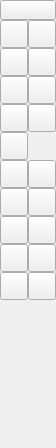
<?xml version="1.0" encoding="UTF-8"?>
<ui version="4.0">
 <class>QG_CadToolBarModify</class>
 <widget class="QWidget" name="QG_CadToolBarModify">
  <property name="geometry">
   <rect>
    <x>0</x>
    <y>0</y>
    <width>56</width>
    <height>448</height>
   </rect>
  </property>
  <property name="sizePolicy">
   <sizepolicy hsizetype="Fixed" vsizetype="Minimum">
    <horstretch>0</horstretch>
    <verstretch>0</verstretch>
   </sizepolicy>
  </property>
  <property name="minimumSize">
   <size>
    <width>56</width>
    <height>336</height>
   </size>
  </property>
  <property name="windowTitle">
   <string>Modify</string>
  </property>
  <widget class="QToolButton" name="bBack">
   <property name="geometry">
    <rect>
     <x>0</x>
     <y>0</y>
     <width>56</width>
     <height>20</height>
    </rect>
   </property>
   <property name="toolTip">
    <string>Back to main menu</string>
   </property>
   <property name="text">
    <string/>
   </property>
   <property name="icon">
    <iconset resource="../../../res/extui/extui.qrc">
     <normaloff>:/extui/back.png</normaloff>:/extui/back.png</iconset>
   </property>
  </widget>
  <widget class="QToolButton" name="bStretch">
   <property name="geometry">
    <rect>
     <x>28</x>
     <y>188</y>
     <width>28</width>
     <height>28</height>
    </rect>
   </property>
   <property name="toolTip">
    <string>Stretch</string>
   </property>
   <property name="text">
    <string/>
   </property>
   <property name="icon">
    <iconset resource="../../../res/extui/extui.qrc">
     <normaloff>:/extui/modifystretch.png</normaloff>:/extui/modifystretch.png</iconset>
   </property>
  </widget>
  <widget class="QToolButton" name="bRound">
   <property name="geometry">
    <rect>
     <x>28</x>
     <y>160</y>
     <width>28</width>
     <height>28</height>
    </rect>
   </property>
   <property name="toolTip">
    <string>Round</string>
   </property>
   <property name="text">
    <string/>
   </property>
   <property name="icon">
    <iconset resource="../../../res/extui/extui.qrc">
     <normaloff>:/extui/modifyround.png</normaloff>:/extui/modifyround.png</iconset>
   </property>
  </widget>
  <widget class="QToolButton" name="bBevel">
   <property name="geometry">
    <rect>
     <x>0</x>
     <y>160</y>
     <width>28</width>
     <height>28</height>
    </rect>
   </property>
   <property name="toolTip">
    <string>Bevel</string>
   </property>
   <property name="text">
    <string/>
   </property>
   <property name="icon">
    <iconset resource="../../../res/extui/extui.qrc">
     <normaloff>:/extui/modifybevel.png</normaloff>:/extui/modifybevel.png</iconset>
   </property>
  </widget>
  <widget class="QToolButton" name="bTrimAmount">
   <property name="geometry">
    <rect>
     <x>0</x>
     <y>132</y>
     <width>28</width>
     <height>28</height>
    </rect>
   </property>
   <property name="toolTip">
    <string>Trim by amount</string>
   </property>
   <property name="text">
    <string/>
   </property>
   <property name="icon">
    <iconset resource="../../../res/extui/extui.qrc">
     <normaloff>:/extui/modifytrimamount.png</normaloff>:/extui/modifytrimamount.png</iconset>
   </property>
  </widget>
  <widget class="QToolButton" name="bTrim">
   <property name="geometry">
    <rect>
     <x>0</x>
     <y>104</y>
     <width>28</width>
     <height>28</height>
    </rect>
   </property>
   <property name="toolTip">
    <string>Trim / Extend</string>
   </property>
   <property name="text">
    <string/>
   </property>
   <property name="icon">
    <iconset resource="../../../res/extui/extui.qrc">
     <normaloff>:/extui/modifytrim.png</normaloff>:/extui/modifytrim.png</iconset>
   </property>
  </widget>
  <widget class="QToolButton" name="bDelete">
   <property name="geometry">
    <rect>
     <x>0</x>
     <y>244</y>
     <width>28</width>
     <height>28</height>
    </rect>
   </property>
   <property name="toolTip">
    <string>Delete</string>
   </property>
   <property name="text">
    <string/>
   </property>
   <property name="icon">
    <iconset resource="../../../res/extui/extui.qrc">
     <normaloff>:/extui/modifydelete.png</normaloff>:/extui/modifydelete.png</iconset>
   </property>
  </widget>
  <widget class="QToolButton" name="bAttributes">
   <property name="geometry">
    <rect>
     <x>28</x>
     <y>216</y>
     <width>28</width>
     <height>28</height>
    </rect>
   </property>
   <property name="toolTip">
    <string>Edit Entity Attributes</string>
   </property>
   <property name="text">
    <string/>
   </property>
   <property name="icon">
    <iconset resource="../../../res/extui/extui.qrc">
     <normaloff>:/extui/modifyattributes.png</normaloff>:/extui/modifyattributes.png</iconset>
   </property>
  </widget>
  <widget class="QToolButton" name="bMirror">
   <property name="geometry">
    <rect>
     <x>28</x>
     <y>48</y>
     <width>28</width>
     <height>28</height>
    </rect>
   </property>
   <property name="toolTip">
    <string>Mirror</string>
   </property>
   <property name="text">
    <string/>
   </property>
   <property name="icon">
    <iconset resource="../../../res/extui/extui.qrc">
     <normaloff>:/extui/modifymirror.png</normaloff>:/extui/modifymirror.png</iconset>
   </property>
  </widget>
  <widget class="QToolButton" name="bScale">
   <property name="geometry">
    <rect>
     <x>0</x>
     <y>48</y>
     <width>28</width>
     <height>28</height>
    </rect>
   </property>
   <property name="toolTip">
    <string>Scale</string>
   </property>
   <property name="text">
    <string/>
   </property>
   <property name="icon">
    <iconset resource="../../../res/extui/extui.qrc">
     <normaloff>:/extui/modifyscale.png</normaloff>:/extui/modifyscale.png</iconset>
   </property>
  </widget>
  <widget class="QToolButton" name="bRotate">
   <property name="geometry">
    <rect>
     <x>28</x>
     <y>20</y>
     <width>28</width>
     <height>28</height>
    </rect>
   </property>
   <property name="toolTip">
    <string>Rotate</string>
   </property>
   <property name="text">
    <string/>
   </property>
   <property name="icon">
    <iconset resource="../../../res/extui/extui.qrc">
     <normaloff>:/extui/modifyrotate.png</normaloff>:/extui/modifyrotate.png</iconset>
   </property>
  </widget>
  <widget class="QToolButton" name="bMove">
   <property name="geometry">
    <rect>
     <x>0</x>
     <y>20</y>
     <width>28</width>
     <height>28</height>
    </rect>
   </property>
   <property name="toolTip">
    <string>Move / Copy</string>
   </property>
   <property name="text">
    <string/>
   </property>
   <property name="icon">
    <iconset resource="../../../res/extui/extui.qrc">
     <normaloff>:/extui/modifymove.png</normaloff>:/extui/modifymove.png</iconset>
   </property>
  </widget>
  <widget class="QToolButton" name="bMoveRotate">
   <property name="geometry">
    <rect>
     <x>0</x>
     <y>76</y>
     <width>28</width>
     <height>28</height>
    </rect>
   </property>
   <property name="toolTip">
    <string>Move and Rotate</string>
   </property>
   <property name="text">
    <string/>
   </property>
   <property name="icon">
    <iconset resource="../../../res/extui/extui.qrc">
     <normaloff>:/extui/modifymoverotate.png</normaloff>:/extui/modifymoverotate.png</iconset>
   </property>
  </widget>
  <widget class="QToolButton" name="bRotate2">
   <property name="geometry">
    <rect>
     <x>28</x>
     <y>76</y>
     <width>28</width>
     <height>28</height>
    </rect>
   </property>
   <property name="toolTip">
    <string>Rotate Two</string>
   </property>
   <property name="text">
    <string/>
   </property>
   <property name="icon">
    <iconset resource="../../../res/extui/extui.qrc">
     <normaloff>:/extui/modifyrotate2.png</normaloff>:/extui/modifyrotate2.png</iconset>
   </property>
  </widget>
  <widget class="QToolButton" name="bTrim2">
   <property name="geometry">
    <rect>
     <x>28</x>
     <y>104</y>
     <width>28</width>
     <height>28</height>
    </rect>
   </property>
   <property name="toolTip">
    <string>Trim / Extend two</string>
   </property>
   <property name="text">
    <string/>
   </property>
   <property name="icon">
    <iconset resource="../../../res/extui/extui.qrc">
     <normaloff>:/extui/modifytrim2.png</normaloff>:/extui/modifytrim2.png</iconset>
   </property>
  </widget>
  <widget class="QToolButton" name="bCut">
   <property name="geometry">
    <rect>
     <x>0</x>
     <y>188</y>
     <width>28</width>
     <height>28</height>
    </rect>
   </property>
   <property name="toolTip">
    <string>Divide</string>
   </property>
   <property name="text">
    <string/>
   </property>
   <property name="icon">
    <iconset resource="../../../res/extui/extui.qrc">
     <normaloff>:/extui/modifycut.png</normaloff>:/extui/modifycut.png</iconset>
   </property>
  </widget>
  <widget class="QToolButton" name="bExplode">
   <property name="geometry">
    <rect>
     <x>28</x>
     <y>244</y>
     <width>28</width>
     <height>28</height>
    </rect>
   </property>
   <property name="toolTip">
    <string>Explode</string>
   </property>
   <property name="text">
    <string/>
   </property>
   <property name="icon">
    <iconset resource="../../../res/extui/extui.qrc">
     <normaloff>:/extui/modifyexplode.png</normaloff>:/extui/modifyexplode.png</iconset>
   </property>
  </widget>
  <widget class="QToolButton" name="bExplodeText">
   <property name="geometry">
    <rect>
     <x>0</x>
     <y>272</y>
     <width>28</width>
     <height>28</height>
    </rect>
   </property>
   <property name="toolTip">
    <string>Explode Text into Letters</string>
   </property>
   <property name="text">
    <string/>
   </property>
   <property name="icon">
    <iconset resource="../../../res/extui/extui.qrc">
     <normaloff>:/extui/modifyexplodetext.png</normaloff>:/extui/modifyexplodetext.png</iconset>
   </property>
  </widget>
  <widget class="QToolButton" name="bEntity">
   <property name="geometry">
    <rect>
     <x>0</x>
     <y>216</y>
     <width>28</width>
     <height>28</height>
    </rect>
   </property>
   <property name="toolTip">
    <string>Edit Entity Geometry</string>
   </property>
   <property name="text">
    <string/>
   </property>
   <property name="icon">
    <iconset resource="../../../res/extui/extui.qrc">
     <normaloff>:/extui/modifyentity.png</normaloff>:/extui/modifyentity.png</iconset>
   </property>
  </widget>
  <widget class="QToolButton" name="bEntityText">
   <property name="geometry">
    <rect>
     <x>28</x>
     <y>272</y>
     <width>28</width>
     <height>28</height>
    </rect>
   </property>
   <property name="toolTip">
    <string>Edit Text</string>
   </property>
   <property name="text">
    <string/>
   </property>
   <property name="icon">
    <iconset resource="../../../res/extui/extui.qrc">
     <normaloff>:/extui/modifytext.png</normaloff>:/extui/modifytext.png</iconset>
   </property>
  </widget>
 </widget>
 <layoutdefault spacing="6" margin="11"/>
 <resources>
  <include location="../../../res/extui/extui.qrc"/>
 </resources>
 <connections>
  <connection>
   <sender>bMove</sender>
   <signal>clicked()</signal>
   <receiver>QG_CadToolBarModify</receiver>
   <slot>modifyMove()</slot>
   <hints>
    <hint type="sourcelabel">
     <x>20</x>
     <y>20</y>
    </hint>
    <hint type="destinationlabel">
     <x>20</x>
     <y>20</y>
    </hint>
   </hints>
  </connection>
  <connection>
   <sender>bBack</sender>
   <signal>clicked()</signal>
   <receiver>QG_CadToolBarModify</receiver>
   <slot>back()</slot>
   <hints>
    <hint type="sourcelabel">
     <x>20</x>
     <y>20</y>
    </hint>
    <hint type="destinationlabel">
     <x>20</x>
     <y>20</y>
    </hint>
   </hints>
  </connection>
  <connection>
   <sender>bRotate</sender>
   <signal>clicked()</signal>
   <receiver>QG_CadToolBarModify</receiver>
   <slot>modifyRotate()</slot>
   <hints>
    <hint type="sourcelabel">
     <x>20</x>
     <y>20</y>
    </hint>
    <hint type="destinationlabel">
     <x>20</x>
     <y>20</y>
    </hint>
   </hints>
  </connection>
  <connection>
   <sender>bEntity</sender>
   <signal>clicked()</signal>
   <receiver>QG_CadToolBarModify</receiver>
   <slot>modifyEntity()</slot>
   <hints>
    <hint type="sourcelabel">
     <x>20</x>
     <y>20</y>
    </hint>
    <hint type="destinationlabel">
     <x>20</x>
     <y>20</y>
    </hint>
   </hints>
  </connection>
  <connection>
   <sender>bScale</sender>
   <signal>clicked()</signal>
   <receiver>QG_CadToolBarModify</receiver>
   <slot>modifyScale()</slot>
   <hints>
    <hint type="sourcelabel">
     <x>20</x>
     <y>20</y>
    </hint>
    <hint type="destinationlabel">
     <x>20</x>
     <y>20</y>
    </hint>
   </hints>
  </connection>
  <connection>
   <sender>bDelete</sender>
   <signal>clicked()</signal>
   <receiver>QG_CadToolBarModify</receiver>
   <slot>modifyDelete()</slot>
   <hints>
    <hint type="sourcelabel">
     <x>20</x>
     <y>20</y>
    </hint>
    <hint type="destinationlabel">
     <x>20</x>
     <y>20</y>
    </hint>
   </hints>
  </connection>
  <connection>
   <sender>bTrim</sender>
   <signal>clicked()</signal>
   <receiver>QG_CadToolBarModify</receiver>
   <slot>modifyTrim()</slot>
   <hints>
    <hint type="sourcelabel">
     <x>20</x>
     <y>20</y>
    </hint>
    <hint type="destinationlabel">
     <x>20</x>
     <y>20</y>
    </hint>
   </hints>
  </connection>
  <connection>
   <sender>bMirror</sender>
   <signal>clicked()</signal>
   <receiver>QG_CadToolBarModify</receiver>
   <slot>modifyMirror()</slot>
   <hints>
    <hint type="sourcelabel">
     <x>20</x>
     <y>20</y>
    </hint>
    <hint type="destinationlabel">
     <x>20</x>
     <y>20</y>
    </hint>
   </hints>
  </connection>
  <connection>
   <sender>bTrim2</sender>
   <signal>clicked()</signal>
   <receiver>QG_CadToolBarModify</receiver>
   <slot>modifyTrim2()</slot>
   <hints>
    <hint type="sourcelabel">
     <x>20</x>
     <y>20</y>
    </hint>
    <hint type="destinationlabel">
     <x>20</x>
     <y>20</y>
    </hint>
   </hints>
  </connection>
  <connection>
   <sender>bMoveRotate</sender>
   <signal>clicked()</signal>
   <receiver>QG_CadToolBarModify</receiver>
   <slot>modifyMoveRotate()</slot>
   <hints>
    <hint type="sourcelabel">
     <x>20</x>
     <y>20</y>
    </hint>
    <hint type="destinationlabel">
     <x>20</x>
     <y>20</y>
    </hint>
   </hints>
  </connection>
  <connection>
   <sender>bTrimAmount</sender>
   <signal>clicked()</signal>
   <receiver>QG_CadToolBarModify</receiver>
   <slot>modifyTrimAmount()</slot>
   <hints>
    <hint type="sourcelabel">
     <x>20</x>
     <y>20</y>
    </hint>
    <hint type="destinationlabel">
     <x>20</x>
     <y>20</y>
    </hint>
   </hints>
  </connection>
  <connection>
   <sender>bCut</sender>
   <signal>clicked()</signal>
   <receiver>QG_CadToolBarModify</receiver>
   <slot>modifyCut()</slot>
   <hints>
    <hint type="sourcelabel">
     <x>20</x>
     <y>20</y>
    </hint>
    <hint type="destinationlabel">
     <x>20</x>
     <y>20</y>
    </hint>
   </hints>
  </connection>
  <connection>
   <sender>bRotate2</sender>
   <signal>clicked()</signal>
   <receiver>QG_CadToolBarModify</receiver>
   <slot>modifyRotate2()</slot>
   <hints>
    <hint type="sourcelabel">
     <x>20</x>
     <y>20</y>
    </hint>
    <hint type="destinationlabel">
     <x>20</x>
     <y>20</y>
    </hint>
   </hints>
  </connection>
  <connection>
   <sender>bStretch</sender>
   <signal>clicked()</signal>
   <receiver>QG_CadToolBarModify</receiver>
   <slot>modifyStretch()</slot>
   <hints>
    <hint type="sourcelabel">
     <x>20</x>
     <y>20</y>
    </hint>
    <hint type="destinationlabel">
     <x>20</x>
     <y>20</y>
    </hint>
   </hints>
  </connection>
  <connection>
   <sender>bBevel</sender>
   <signal>clicked()</signal>
   <receiver>QG_CadToolBarModify</receiver>
   <slot>modifyBevel()</slot>
   <hints>
    <hint type="sourcelabel">
     <x>20</x>
     <y>20</y>
    </hint>
    <hint type="destinationlabel">
     <x>20</x>
     <y>20</y>
    </hint>
   </hints>
  </connection>
  <connection>
   <sender>bRound</sender>
   <signal>clicked()</signal>
   <receiver>QG_CadToolBarModify</receiver>
   <slot>modifyRound()</slot>
   <hints>
    <hint type="sourcelabel">
     <x>20</x>
     <y>20</y>
    </hint>
    <hint type="destinationlabel">
     <x>20</x>
     <y>20</y>
    </hint>
   </hints>
  </connection>
  <connection>
   <sender>bExplode</sender>
   <signal>clicked()</signal>
   <receiver>QG_CadToolBarModify</receiver>
   <slot>modifyExplode()</slot>
   <hints>
    <hint type="sourcelabel">
     <x>20</x>
     <y>20</y>
    </hint>
    <hint type="destinationlabel">
     <x>20</x>
     <y>20</y>
    </hint>
   </hints>
  </connection>
  <connection>
   <sender>bAttributes</sender>
   <signal>clicked()</signal>
   <receiver>QG_CadToolBarModify</receiver>
   <slot>modifyAttributes()</slot>
   <hints>
    <hint type="sourcelabel">
     <x>20</x>
     <y>20</y>
    </hint>
    <hint type="destinationlabel">
     <x>20</x>
     <y>20</y>
    </hint>
   </hints>
  </connection>
  <connection>
   <sender>bExplodeText</sender>
   <signal>clicked()</signal>
   <receiver>QG_CadToolBarModify</receiver>
   <slot>modifyExplodeText()</slot>
   <hints>
    <hint type="sourcelabel">
     <x>20</x>
     <y>20</y>
    </hint>
    <hint type="destinationlabel">
     <x>20</x>
     <y>20</y>
    </hint>
   </hints>
  </connection>
  <connection>
   <sender>bEntityText</sender>
   <signal>clicked()</signal>
   <receiver>QG_CadToolBarModify</receiver>
   <slot>modifyEntity()</slot>
   <hints>
    <hint type="sourcelabel">
     <x>20</x>
     <y>20</y>
    </hint>
    <hint type="destinationlabel">
     <x>20</x>
     <y>20</y>
    </hint>
   </hints>
  </connection>
 </connections>
</ui>
